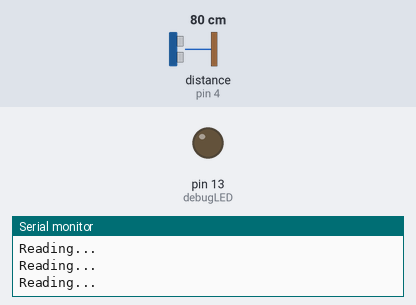
This sketch was run on a simulated Arduino Uno, built with avr-gcc and run on an emulated ATmega328P. On the bench: output pins drawn as LEDs (lit = HIGH), the last lines printed to the serial monitor. Wiring (inferred from the names in the program): ultrasonic range finder: trigger pin 5; echo pin 4. Inputs (shaded band) come from the test bench; at power-on: distance to the obstacle (sensor on pin 4) 80 cm. The echo pulse lasts 58.3 µs per cm; pins used as bus, display or sensor lines are not drawn.

Above: at 1.2 s.
1.3 s: distance to the obstacle (sensor on pin 4) set to 65 cm
2.8 s: distance to the obstacle (sensor on pin 4) set to 57 cm
At 3.9 s:
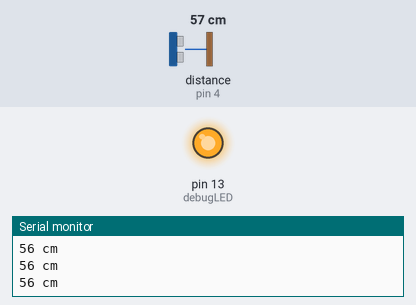
4.3 s: distance to the obstacle (sensor on pin 4) set to 120 cm
At 4.9 s:
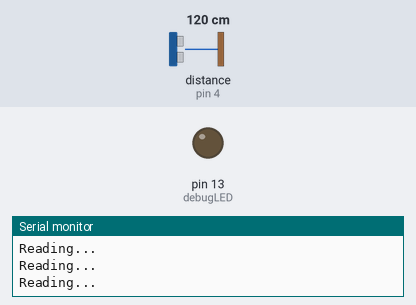
5.8 s: distance to the obstacle (sensor on pin 4) set to 2 cm
At 6.9 s:
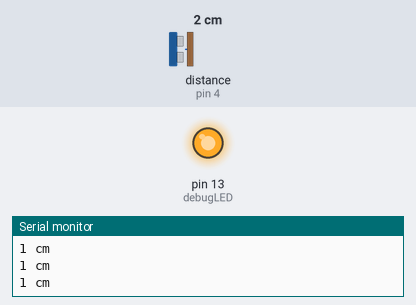
Timing chart, 0 to 8.3 s (numbered marks = the images above; inputs shaded):
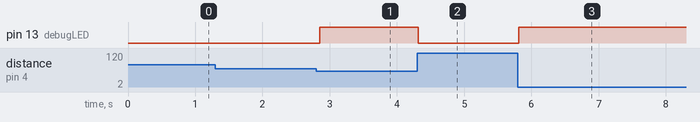

Measured:
- the behaviour switches between 61 and 60 cm on distance to the obstacle (sensor on pin 4) (found by bisection; images 0 and 1)
- after the input at 2.8 s, pin 13 (debugLED): LOW → HIGH after 0.06 s
- after the input at 4.3 s, pin 13 (debugLED): HIGH → LOW at once
- after the input at 5.8 s, pin 13 (debugLED): LOW → HIGH at once

The sketch:

Echo_sensor_test.ino
```cpp
#define echoPin 4 // Echo Pin Input
#define trigPin 5 // Trigger Pin Output
int debugLED = 13;

void setup() {
  Serial.begin (115200);
  pinMode(trigPin, OUTPUT);
  pinMode(echoPin, INPUT);
  pinMode(debugLED, OUTPUT);
}

void loop()
{
  echo();
}

void echo()
{
  int maximumRange = 60; // Maximum range needed
  int minimumRange = 0; // Minimum range needed
  long duration, distance; // Duration used to calculate distance

  digitalWrite(trigPin, LOW);
  delayMicroseconds(2);
  digitalWrite(trigPin, HIGH);
  delayMicroseconds(10);
  digitalWrite(trigPin, LOW);

  duration = pulseIn(echoPin, HIGH);
  distance = (duration) / 58.2;

  if (distance >= maximumRange || distance <= minimumRange)
  {
     Serial.println("Reading...");
     digitalWrite (debugLED, LOW);
  }
  else
  {
  Serial.print(distance);
  Serial.println(" cm");
  digitalWrite (debugLED, HIGH);
  }
  delay(50);
}
```
